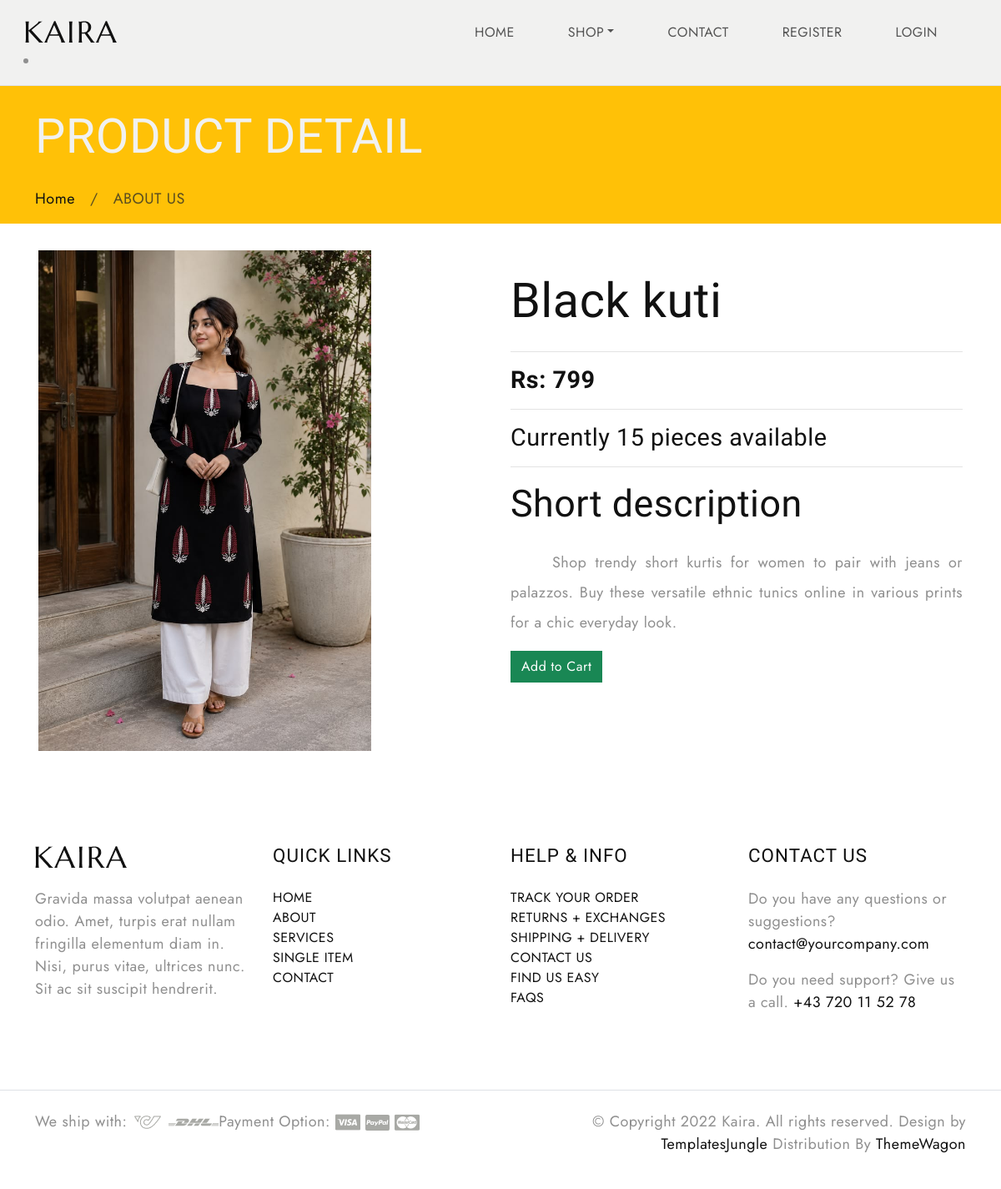
The app's page /productdetail/4 with its own data.
### shop/models.py (models this page shows, shortened)
class Product(models.Model):
    name = models.CharField(max_length=200)
    image = models.ImageField(upload_to='products/')
    description = models.TextField()
    price = models.IntegerField()
    stock = models.IntegerField(null=True)
    availability =models.BooleanField(default=True,null=True)
    gender= models.CharField(max_length=200,default='unisex',null=True)
    category = models.ForeignKey(Category,on_delete=models.CASCADE,related_name='products',null=True)
    created = models.DateTimeField(auto_now_add=True,null=True)
    updated = models.DateTimeField(auto_now=True,null=True)

### shop/views.py (the view)
# urls.py: path('productdetail/<int:i>',views.ProductDetail.as_view(),name='productdetail'),
class ProductDetail(View):
    def get(self, request,i):
        p=Product.objects.get(id=i)
        context = {'product': p}
        return render(request, 'productdetail.html',context)

### cart/context_processors.py (called while the page is built)
def cart_items(request):
    total = 0
    if request.user.is_authenticated:
       u=request.user
       c=Cart.objects.filter(user=u)
       for i in c:
           total=total+i.quantity
    return {'total':total}

### shop/context_processors.py (called while the page is built)
def menu_links(request):
    c=Category.objects.all()
    return {'links':c}

### templates/productdetail.html
{% extends 'base.html' %}
{% load static %}
{% block content %}
<div class="all-title-all mb-3 bg-warning">
        <div class="container ">
            <div class="row">
                <div class="col-lg-12">
                    <h2 class="text-light">PRODUCT DETAIL</h2>
                    <ul class="breadcrumb">
                        <li class="breadcrumb-item"><a href="{% url 'home' %}">Home</a></li>
                        <li class="breadcrumb-item active">ABOUT US</li>
                    </ul>
                </div>
            </div>
        </div>
    </div>
   <div class="about-box-main">
        <div class="container  p-3 mb-3 mt-3">
            <div class="row">
				<div class="col-lg-6">
                    <div class="banner-frame"> <img class="" src="{{product.image.url}}" alt="" height="600px">
                    </div>
                </div>
                <div class="col-lg-6">
                    <h2 class="noo-sh-title-top"><span>{{product.name}}</span></h2>
                    <hr>
                    <h4 class="mt-3"><b>Rs: {{product.price}}</b></h4>
                    <hr>
                    <h4 class="mt-3">Currently {% if product.stock > 0 %}
                                                      {{product.stock }} pieces available
                                               {% else %} Not available
                                                {% endif %}</h4>
                    <hr>
                    <h3 class="mt-3">Short description</h3>
                    <p style="text-align:justify;line-height:2;text-indent:50px;">{{product.description}}</p>
                    {% if user.is_superuser == True %}
                    <a class="btn btn-success" href="{% url 'shop:addstock' product.id %}">Add stock</a>
                    {% else %}
                      {% if product.stock > 0 %}
					     <a class="btn btn-success" href="{% url 'cart:addtocart' product.id %}">Add to Cart</a>
                      {% else %}
                    <h3 class="mt-3 text-danger">OUT OF STOCK</h3>
                    {% endif %}
                    {% endif %}
                </div>
            </div>
        </div>
    </div>
{% endblock %}

### static/css/style.css (style rules this page uses)
body { --heading-font: "Marcellus", Roboto, sans-serif; --heading-font-weight: 400; --heading-color: #111; --heading-line-height: 1.24; --swiper-theme-color: #8C907E; --bs-body-font-family: "Jost", Roboto, sans-serif; --bs-body-font-size: 18px; --bs-body-font-weight: 400; --bs-body-line-height: 1.5; --bs-body-color: #8f8f8f; --bs-body-color-rgb: 143, 143, 143; --bs-primary: #8C907E; --bs-secondary: #6c757d; --bs-black: #111; --bs-light: #F1F1F0; --bs-dark: #212529; --bs-gray: #9aa1a7; --bs-gray-dark: #51565b; --bs-primary-rgb: 140, 144, 126; --bs-secondary-rgb: 108, 117, 125; --bs-black-rgb: 17, 17, 17; --bs-light-rgb: 241, 241, 240; --bs-dark-rgb: 33, 37, 41; --bs-link-color: #111; --bs-link-color-rgb: 17, 17, 17; --bs-link-decoration: underline; --bs-link-hover-color: #111; --bs-link-hover-color-rgb: 17, 17, 17; }
body { letter-spacing: 0.03rem; }
h1, .h1, h2, .h2, h3, .h3, h4, .h4, h5, .h5, h6, .h6 { font-family: var(--heading-font); font-weight: var(--heading-font-weight); color: var(--heading-color); line-height: var(--heading-line-height); }
h1, h2, h3 { margin: 25px 0; }
h2, .h2 { font-size: 3.6rem; }
h3, .h3 { font-size: 2.8rem; }
h4, .h4 { font-size: 1.8rem; }
a { text-decoration: none; }
.btn { --bs-btn-border-radius: 0; }
.breadcrumb { --bs-breadcrumb-item-padding-x: 1em; }

### records on screen
Product: image (picture), name "Black kuti", price "799", stock "15", description "Shop trendy short kurtis for women to pair with jeans or palazzos. Buy these versatile ethnic tunics online in various prints for a chic everyday look."
